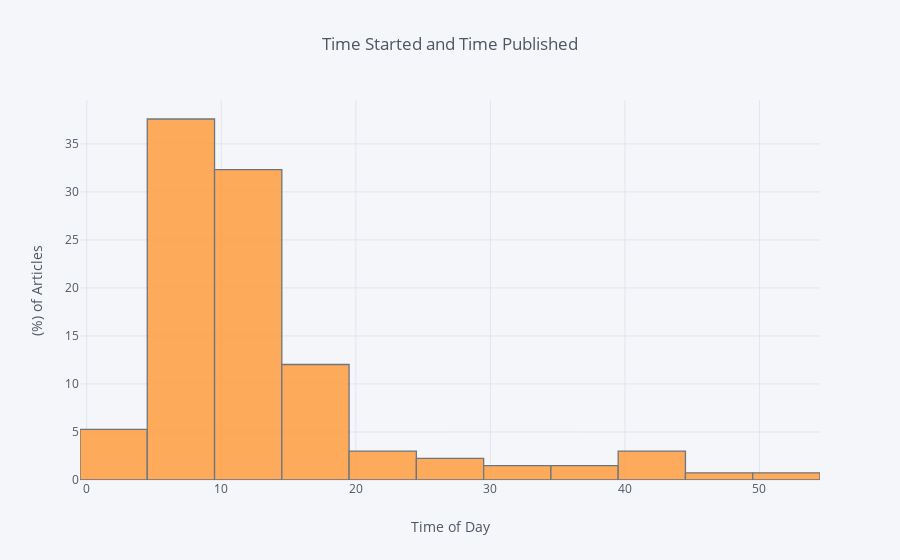

The notebook cell this image was saved under:
### Code cell
#df[['time_started', 'time_published']].iplot(
#df[['started_date', 'published_date']].iplot(
df[['read_time']].iplot(
    kind='hist',
    histnorm='percent',
    barmode='overlay',
    xTitle='Time of Day',
    yTitle='(%) of Articles',
    title='Time Started and Time Published')

### Figure 1 — Plotly figure (JSON) as saved in the notebook; plotly's stock layout.template omitted (floating-point values rounded to 4 significant figures; data arrays with more than 128 entries replaced by an {"elided": "..."} marker saying what was removed)
{"data": [{"histfunc": "count", "histnorm": "percent", "marker": {"color": "rgba(255, 153, 51, 1.0)", "line": {"color": "#4D5663", "width": 1.3}}, "name": "read_time", "opacity": 0.8, "orientation": "v", "type": "histogram", "uid": "f3c596bd-9e6c-4519-a1d7-443184fc6c24", "x": {"elided": "133 int values"}}], "layout": {"barmode": "overlay", "legend": {"bgcolor": "#F5F6F9", "font": {"color": "#4D5663"}}, "paper_bgcolor": "#F5F6F9", "plot_bgcolor": "#F5F6F9", "title": {"font": {"color": "#4D5663"}, "text": "Time Started and Time Published"}, "xaxis": {"gridcolor": "#E1E5ED", "showgrid": true, "tickfont": {"color": "#4D5663"}, "title": {"font": {"color": "#4D5663"}, "text": "Time of Day"}, "zerolinecolor": "#E1E5ED"}, "yaxis": {"gridcolor": "#E1E5ED", "showgrid": true, "tickfont": {"color": "#4D5663"}, "title": {"font": {"color": "#4D5663"}, "text": "(%) of Articles"}, "zerolinecolor": "#E1E5ED"}}}
